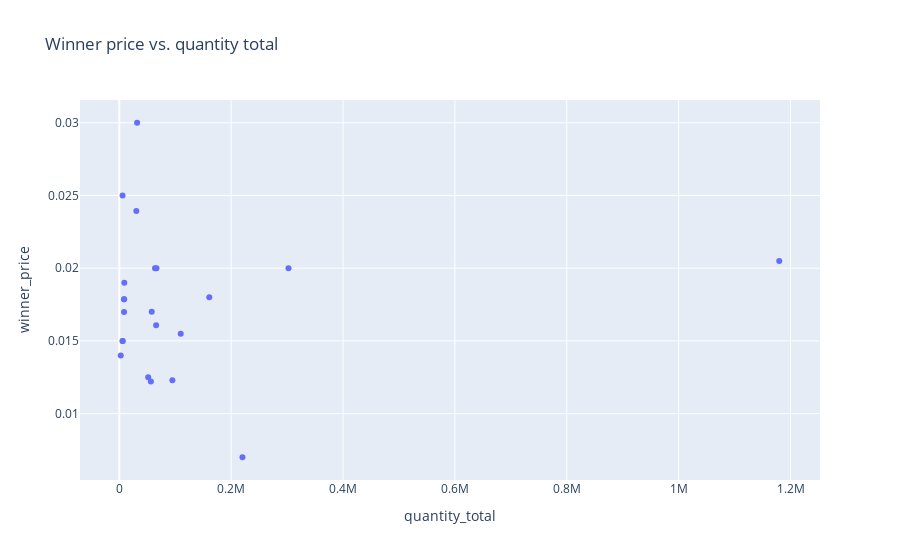

Notebook source saved alongside this figure:
### Code cell
# Scatter plot winner price vs quantity_total 
fig = px.scatter(df, y = df['winner_price'],  x=  df['quantity_total'], title = "Winner price vs. quantity total",
           labels= {'winner_price': 'winner_price', 'quantity_total':'quantity_total'})
fig.show()

### Figure 1 — Plotly figure (JSON) as saved in the notebook; plotly's stock layout.template omitted (floating-point values rounded to 4 significant figures)
{"data": [{"hovertemplate": "quantity_total=%{x}<br>winner_price=%{y}<extra></extra>", "legendgroup": "", "marker": {"color": "#636efa", "symbol": "circle"}, "mode": "markers", "name": "", "orientation": "v", "showlegend": false, "type": "scatter", "x": [220200.0, 2681.0, 5901.0, 9026.0, 31950.0, 8589.0, 302600.0, 58030.0, 66530.0, 63900.0, 8426.0, 8833.0, 65930.0, 51750.0, 1180000.0, 95010.0, 161000.0, 56480.0, 6263.0, 30550.0, 5759.0, 109900.0], "xaxis": "x", "y": [0.007, 0.014, 0.025, 0.019, 0.03, 0.01699, 0.02, 0.017, 0.02, 0.02, 0.01786, 0.01786, 0.01607, 0.0125, 0.0205, 0.0123, 0.018, 0.0122, 0.015, 0.02393, 0.015, 0.0155], "yaxis": "y"}], "layout": {"legend": {"tracegroupgap": 0}, "title": {"text": "Winner price vs. quantity total"}, "xaxis": {"anchor": "y", "domain": [0, 1], "title": {"text": "quantity_total"}}, "yaxis": {"anchor": "x", "domain": [0, 1], "title": {"text": "winner_price"}}}}
